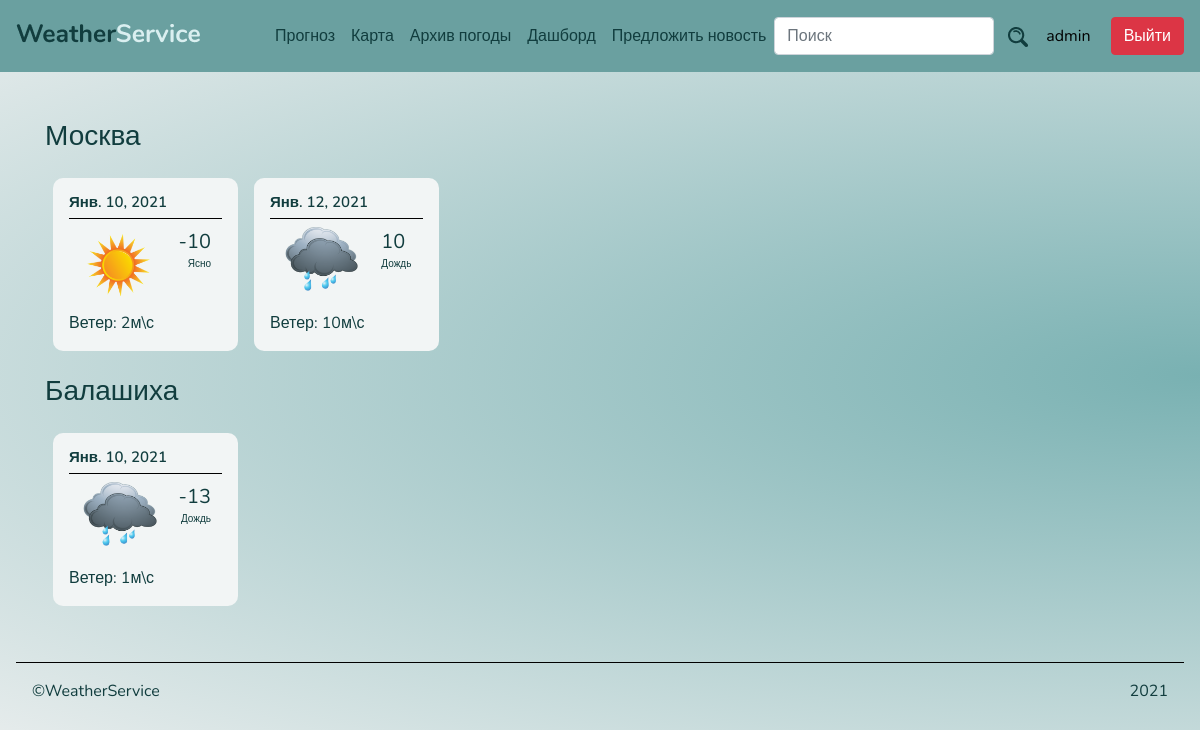
The app's page /archive/ (signed in) with its own data.
### weatherService/apps/weather/models.py (models this page shows, shortened)
class District(models.Model):
    id_city = models.ForeignKey(City, on_delete = models.CASCADE)
    name = models.CharField('Name of the district', max_length=100)
    popolation = models.CharField('Population', max_length=100)
    square = models.CharField('Square', max_length=100)

class Day(models.Model):
    id_district = models.ForeignKey(District, on_delete = models.CASCADE)
    date = models.DateField('day')
    id_temperature = models.ForeignKey(Temperature, on_delete = models.CASCADE)
    average_temperature = models.IntegerField('Average temperature')
    id_humidity = models.ForeignKey(Humidity, on_delete = models.CASCADE)
    average_humidity = models.IntegerField('Average humidity')
    id_precipitation = models.ForeignKey(Precipitation, on_delete = models.CASCADE)
    average_precipitation = models.IntegerField('the average type of precipitation')
    name_precipitation = models.CharField('The name of precipitation', max_length=100)
    icon_precipitation = models.CharField('The way to the icon of precipitation', max_length=100)
    id_cloud = models.ForeignKey(Cloud, on_delete = models.CASCADE)
    average_cloud = models.IntegerField('The average intensity od clouds')
    name_cloud = models.CharField('The average type of clouds', max_length=100)
    icon_cloud = models.CharField('The way to the icon of cloud', max_length=100)
    id_pressure = models.ForeignKey(Pressure, on_delete = models.CASCADE)
    average_pressure = models.IntegerField('Average pressure')
    id_wind = models.ForeignKey(Wind, on_delete = models.CASCADE)
    average_wind = models.IntegerField('Average wind')

class Precipitation_icon (models.Model):
    name = models.CharField('The name of precipitation', max_length=100)
    icon = models.CharField('The way to the icon', max_length=100)

### weatherService/apps/weather/views.py (the view)
# urls.py: path('archive/', views.archive, name = 'archive'),
def archive(request):
    country_list = Country.objects.all()
    city_list = City.objects.all()
    district_list = District.objects.all()
    icon_list = Precipitation_icon.objects.all()
    return render(request, 'weather/archive.html',  {'country_list' : country_list, 'city_list' : city_list, 'district_list' : district_list, 'icon_list' : icon_list})

### weatherService/templates/weather/archive.html
{% extends 'base.html' %}
{% load static %}
{% block content %}
  <div class="container-fluid">
    <div class="container">
      <div class="city pt-5">
        {% for district in district_list %}
          {% if district.day_set.all %}
            <h3>{{ district.name }}</h3>
            <div class="container mb-4">
              <div class="row">
                {% for card in district.day_set.all %}
                <div class="col-12 col-sm-7 col-md-5 col-lg-4 col-xl-2 container-10 text-darkBlue p-3 mx-2 mt-3 print-card">
                  <h6 class="text-medium">{{ card.date }}</h6>
                    <hr class="m-0">
                      <div class="d-flex my-2 justify-content-around">
                        {% for icon in icon_list %}
                          {% if icon.name == card.name_precipitation %}
                            <img src="{{ icon.icon }}" alt="weather icon" class="w-50">
                          {% endif %}
                        {% endfor %}
                        <div>
                          <p class="numbers mb-0">{{ card.average_temperature }}</p>
                          <p class="m-0 text-right text-small">{{ card.name_precipitation }}</p>
                        </div>
                      </div>
                      <p class="m-0 ">Ветер: {{ card.average_wind }}м\с</p>
                </div>
                {% endfor %}
              </div>
            </div>
          {% endif %}
        {% endfor %}
      </div>
    </div>
  </div>
{% endblock %}

### weatherService/templates/base.html (shortened to what this page needs)
{% load static %}
<!DOCTYPE html>
<html lang="en">
<head>
    <link rel="stylesheet" type="text/css" href="{% static 'css/style.css' %}">
    <link rel="stylesheet" href="https://stackpath.bootstrapcdn.com/bootstrap/4.1.3/css/bootstrap.min.css">
</head>
<body class="bg-main">
    <nav class="navbar navbar-expand-lg bg-darkBlue pb-3">
        <a class="navbar-brand" href="#"><img src="{% static 'img/WeatherService.png' %}" alt="logo"></a>
        <div class="collapse navbar-collapse mt-2" id="navbarSupportedContent">
          <ul class="navbar-nav ml-auto">
            <li class="nav-item active">
              <a class="text-darkBlue nav-link" href="{% url 'weather:index' %}">Прогноз <span class="sr-only">(current)</span></a>
            </li>
            <li class="nav-item">
              <a class="text-darkBlue nav-link " href="{% url 'weather:map' %}">Карта</a>
            </li>
            {% if request.user.is_authenticated %}
              <li class="nav-item">
                  <a class="text-darkBlue nav-link" href="{% url 'weather:archive' %}">Архив погоды</a>
              </li>
            {% endif %}
            {% if request.user.username == 'operator' or request.user.username == 'admin' %}
            <li class="nav-item">
              <a class="text-darkBlue nav-link" href="{% url 'dashboard' %}">Дашборд</a>
            </li>
            {% endif %}
            {% if request.user.username == 'admin' %}
              <li class="nav-item">
                <a class="text-darkBlue nav-link" href="{% url 'advertices:adv' %}">Предложить новость</a>
              </li>
            {% endif %}
          </ul>
          <form class="form-inline my-2 my-lg-0">
            <input class="form-control mr-sm-2" type="search" placeholder="Поиск" aria-label="Search">
            <button class="my-2 my-sm-0" type="submit"><img src="{% static 'img/search.png' %}" alt="search "></button>
            {% if request.user.is_authenticated %}
              <button class="btn">{{ request.user }}</button>
              <a href="{% url 'weather:logout' %}" class="btn btn-danger ml-2">Выйти</a>
            {% else %}
              <a href="{% url 'weather:login' %}" class="btn btn-info ml-4">Войти</a>
              <a href="{% url 'weather:registration' %}" class="btn btn-outline-secondary ml-2">Регистрация</a>
            {% endif %}
          </form>
        </div>
    </nav>
    {% block content%} Надпись {% endblock %}
    <footer class="p-3">
        <hr>
        <div class="d-flex justify-content-between m-3">
            <p>©WeatherService</p>
            <p>2021</p>
        </div>
    </footer>
</body>
</html>

### weatherService/static/css/style.css (style rules this page uses)
body { font-family: 'Nunito', sans-serif !important; color: #113D3E !important; }
.text-darkBlue { color: #113D3E !important; }
.text-medium { font-style: normal; font-weight: 600; font-size: 15px; line-height: 16px; }
.text-small { font-size: 10px; }
.numbers { font-size: 20px; }
.active { color: #DAEFF0 !important; }
.bg-darkBlue { background-color: #6AA0A0 !important; }
.bg-main { background: radial-gradient(at right, #79B1B2, #E8EDED); }
.container-10 { height: auto; background-color: #F2F5F5; border-radius: 10px; }
nav button, .container-20 button { border: none !important; background: none !important; }
hr { height: 1px; background-color: black; border: none; text-align: center; }
hr::before { position: relative; top: -10px; background-color: #F2F5F5; padding: 2px 5px; }

### records on screen
District: name "Москва"
Day: date "Янв. 10, 2021", average_temperature "-10", name_precipitation "Ясно", average_wind "2"
Precipitation_icon: icon (picture)
Day: date "Янв. 12, 2021", average_temperature "10", name_precipitation "Дождь", average_wind "10"
Precipitation_icon: icon (picture)
District: name "Балашиха"
Day: date "Янв. 10, 2021", average_temperature "-13", name_precipitation "Дождь", average_wind "1"

### other values on screen
{{ request.user }} "admin"
